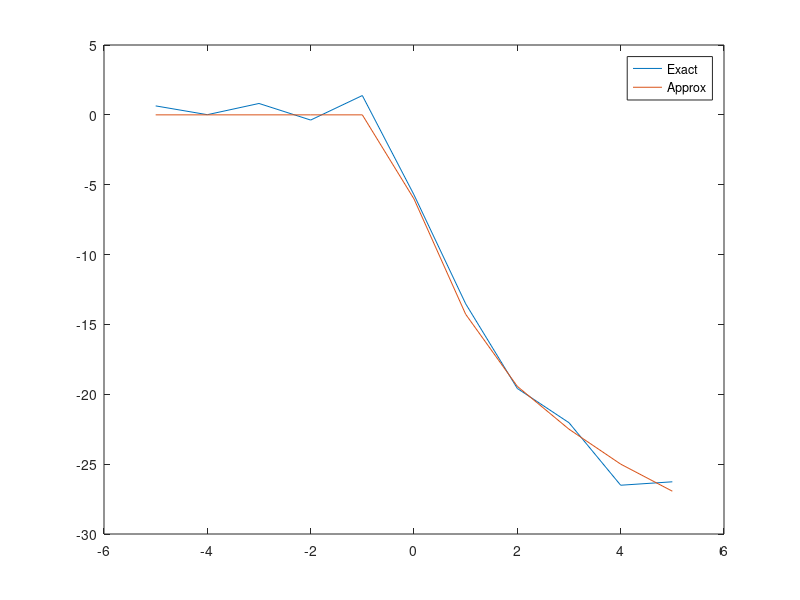
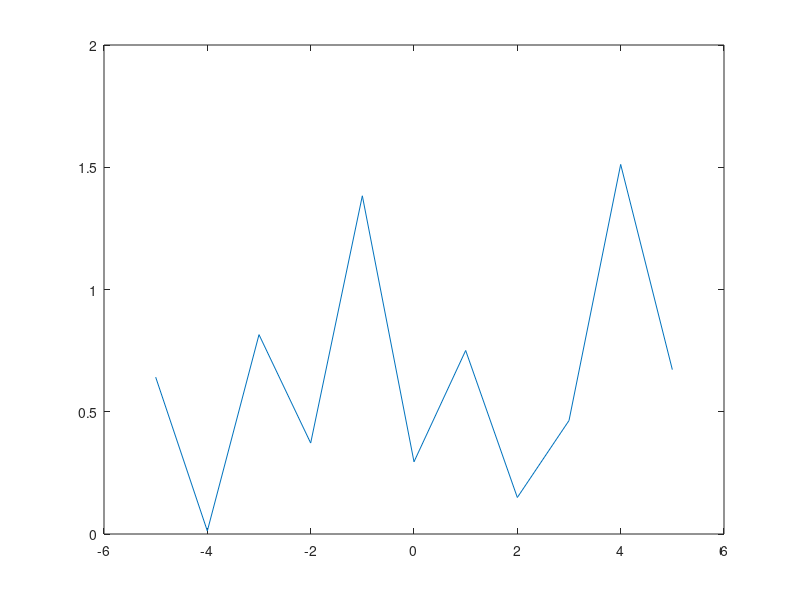

Source code (MATLAB) for these figures, in order:
#Simulation of knife edge diffraction model using matlab
clear all;
close all;
clc;

nue=-5:5
inde=0;
FEfun=@(x) exp((-j*pi*(x.^2))/2);

for vnue=-5:5
   inde=inde+1;
   intFe=integral(FEfun,vnue,20)
   fe=abs((0.5+0.55*j)*intFe)
   Gdb_e(inde)=20*log10(fe)
 endfor

 plot(nue,Gdb_e);

 hold on;

for i=1:length(nue)
 if nue(i) <= -1
 GdB(i)=0;
 elseif nue(i) <= 0
 GdB(i)=20*log10(0.5-0.62*nue(i));
 elseif nue(i) <= 1
 GdB(i)=20*log10(0.5*exp(-0.95*nue(i)));
 elseif nue(i) <= 2.4
 GdB(i)=20*log10(0.4-sqrt(0.1184-(0.38-
0.1*nue(i))^2));
 else
 GdB(i)=20*log10(0.225/nue(i));
 end
end


 plot(nue,GdB)
 legend("Exact","Approx")

 figure;

 error=abs((Gdb_e-GdB));

 plot(nue,error);
